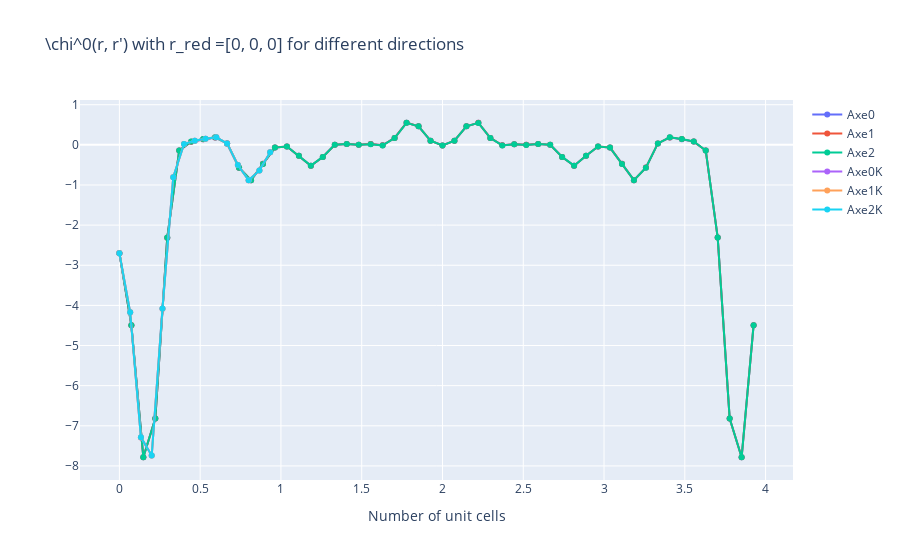

The notebook cell this image was saved under:
### Code cell
trace1 = go.Scatter(
                    x = X1,
                    y = Y1,
                    mode = "lines+markers",
                    name = "Axe0"
                    )

trace2 = go.Scatter(
                    x = X2,
                    y = Y2,
                    mode = "lines+markers",
                    name = "Axe1"
                    )

trace3 = go.Scatter(
                    x = X3,
                    y = Y3,
                    mode = "lines+markers",
                    name = "Axe2"
                    )

trace4 = go.Scatter(
                    x = X1R,
                    y = Y1R,
                    mode = "lines+markers",
                    name = "Axe0K"
                    )

trace5 = go.Scatter(
                    x = X2R,
                    y = Y2R,
                    mode = "lines+markers",
                    name = "Axe1K"
                    )

trace6 = go.Scatter(
                    x = X3R,
                    y = Y3R,
                    mode = "lines+markers",
                    name = "Axe2K"
                    )



data = [trace1, trace2, trace3, trace4, trace5, trace6]
layout = dict(title = '\chi^0(r, r\') with r_red ='+str([0, 0, 0])+' for different directions',
              xaxis= dict(title= 'Number of unit cells',ticklen= 5,zeroline= False),
             )
fig = go.Figure(dict(data = data, layout = layout))
fig.show()
